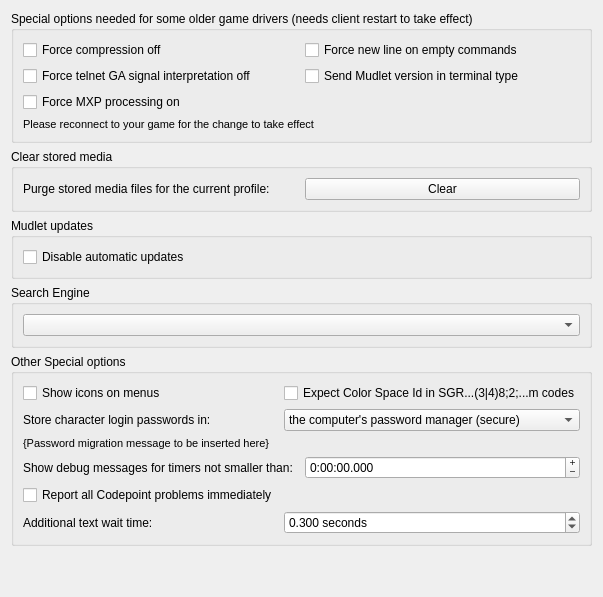
     <widget class="QWidget" name="tab_specialOptions">
      <attribute name="title">
       <string>Special Options</string>
      </attribute>
      <layout class="QVBoxLayout" name="vBoxLayout_tab_specialOptions">
       <item>
        <widget class="QGroupBox" name="groupBox_specialOptions">
         <property name="title">
          <string>Special options needed for some older game drivers (needs client restart to take effect)</string>
         </property>
         <layout class="QGridLayout" name="gridLayout_groupBox_specialOptions">
          <item row="0" column="0">
           <widget class="QCheckBox" name="mFORCE_MCCP_OFF">
            <property name="text">
             <string>Force compression off</string>
            </property>
           </widget>
          </item>
          <item row="0" column="1">
           <widget class="QCheckBox" name="checkBox_mUSE_FORCE_LF_AFTER_PROMPT">
            <property name="toolTip">
             <string>&lt;p&gt;This option adds a line line break &lt;LF&gt; or &quot;
&quot; to your command input on empty commands. This option will rarely be necessary.&lt;/p&gt;</string>
            </property>
            <property name="text">
             <string>Force new line on empty commands</string>
            </property>
           </widget>
          </item>
          <item row="1" column="0">
           <widget class="QCheckBox" name="mFORCE_GA_OFF">
            <property name="text">
             <string>Force telnet GA signal interpretation off</string>
            </property>
           </widget>
          </item>
          <item row="1" column="1">
           <widget class="QCheckBox" name="checkBox_mVersionInTTYPE">
            <property name="toolTip">
             <string>&lt;p&gt;Some servers use KaVir’s protocol snippet, which expects the client to provide both its name and a decimal version number during Telnet TTYPE negotiation. However, including a version number is not in accordance with the relevant RFCs as the period character is not permitted therein; so since 2024 Mudlet has stopped sending it by default. As a result, servers that rely on this information may assume Mudlet is version 1.0 or earlier, and consequently restrict color support to 16 colors instead of enabling 256-color mode.&lt;/p&gt;</string>
            </property>
            <property name="text">
             <string>Send Mudlet version in terminal type</string>
            </property>
           </widget>
          </item>
          <item row="2" column="0">
           <widget class="QCheckBox" name="checkBox_mForceMXPProcessorOn">
            <property name="toolTip">
             <string>&lt;p&gt;Some servers do not negotiate Mud eXtension Protocol (MXP). When checked, this preference forces the MXP processor to be enabled. Note: To disable MXP entirely, leave this unchecked and also uncheck MXP in Choose protocols section of the General tab in Settings.&lt;/p&gt;</string>
            </property>
            <property name="text">
             <string>Force MXP processing on</string>
            </property>
           </widget>
          </item>
          <item row="3" column="0" colspan="2">
           <widget class="QLabel" name="need_reconnect_for_specialoption">
            <property name="enabled">
             <bool>true</bool>
            </property>
            <property name="font">
             <font>
              <pointsize>8</pointsize>
             </font>
            </property>
            <property name="mouseTracking">
             <bool>false</bool>
            </property>
            <property name="text">
             <string>Please reconnect to your game for the change to take effect</string>
            </property>
            <property name="textFormat">
             <enum>Qt::TextFormat::AutoText</enum>
            </property>
            <property name="wordWrap">
             <bool>true</bool>
            </property>
           </widget>
          </item>
         </layout>
        </widget>
       </item>
       <item>
        <widget class="QGroupBox" name="groupBox_purgeMediaCache">
         <property name="title">
          <string>Clear stored media</string>
         </property>
         <layout class="QHBoxLayout" name="hBoxLayout_groupBox_purgeMediaCache">
          <item>
           <widget class="QLabel" name="label_purgeMediaCache">
            <property name="toolTip">
             <string>&lt;p&gt;Media files used with Mudlet's Lua API, Mud Client Media Protocol (MCMP), and Mud Sound Protocol (MSP) are cached with the game profile. You can press this button to clear the media cache. For many games the media will get downloaded again upon demand.&lt;/p&gt;</string>
            </property>
            <property name="text">
             <string>Purge stored media files for the current profile:</string>
            </property>
            <property name="buddy">
             <cstring>buttonPurgeMediaCache</cstring>
            </property>
           </widget>
          </item>
          <item>
           <widget class="QPushButton" name="buttonPurgeMediaCache">
            <property name="toolTip">
             <string>&lt;p&gt;Media files used with Mudlet's Lua API, Mud Client Media Protocol (MCMP), and Mud Sound Protocol (MSP) are cached with the game profile. You can press this button to clear the media cache. For many games the media will get downloaded again upon demand.&lt;/p&gt;</string>
            </property>
            <property name="text">
             <string>Clear</string>
            </property>
           </widget>
          </item>
         </layout>
        </widget>
       </item>
       <item>
        <widget class="QGroupBox" name="groupBox_updates">
         <property name="title">
          <string>Mudlet updates</string>
         </property>
         <layout class="QVBoxLayout" name="vBoxLayout_groupBox_updates">
          <item>
           <widget class="QCheckBox" name="checkbox_noAutomaticUpdates">
            <property name="text">
             <string>Disable automatic updates</string>
            </property>
           </widget>
          </item>
         </layout>
        </widget>
       </item>
       <item>
        <widget class="QGroupBox" name="groupbox_searchEngineSelection">
         <property name="title">
          <string>Search Engine</string>
         </property>
         <layout class="QVBoxLayout" name="verticalLayout_searchEngineSelection">
          <item>
           <widget class="QComboBox" name="search_engine_combobox"/>
          </item>
         </layout>
        </widget>
       </item>
       <item>
        <widget class="QGroupBox" name="groupBox_debug">
         <property name="title">
          <string>Other Special options</string>
         </property>
         <layout class="QGridLayout" name="gridLayout_groupBox_debug">
          <item row="0" column="0">
           <widget class="QCheckBox" name="checkBox_showIconsOnMenus">
            <property name="text">
             <string>Show icons on menus</string>
            </property>
            <property name="checkable">
             <bool>true</bool>
            </property>
            <property name="checked">
             <bool>false</bool>
            </property>
            <property name="tristate">
             <bool>true</bool>
            </property>
           </widget>
          </item>
          <item row="0" column="1">
           <widget class="QCheckBox" name="checkBox_expectCSpaceIdInColonLessMColorCode">
            <property name="toolTip">
             <string>&lt;p&gt;Some MUDs use a flawed interpretation of the ANSI Set Graphics Rendition (&lt;b&gt;SGR&lt;/b&gt;) code sequences for 16M color mode which only uses semi-colons and not colons to separate parameter elements i.e. instead of using a code in the form: &lt;br&gt;&lt;tt&gt;\e[&lt;/tt&gt;...&lt;tt&gt;38:2:&lt;/tt&gt;&amp;lt;Color Space Id&amp;gt;&lt;tt&gt;:&lt;/tt&gt;&amp;lt;Red&amp;gt;&lt;tt&gt;:&lt;/tt&gt;&amp;lt;Green&amp;gt;&lt;tt&gt;:&lt;/tt&gt;&amp;lt;Blue&amp;gt;&lt;tt&gt;:&lt;/tt&gt;&amp;lt;Unused&amp;gt;&lt;tt&gt;:&lt;/tt&gt;&amp;lt;Tolerance&amp;gt;&lt;tt&gt;:&lt;/tt&gt;&amp;lt;Tolerance Color Space (0=CIELUV; 1=CIELAB)&amp;gt;&lt;tt&gt;;&lt;/tt&gt;...&lt;tt&gt;m&lt;/tt&gt;&lt;br&gt;where the &lt;i&gt;Color Space Id&lt;/i&gt; is expected to be an empty string to specify the usual (default) case and all of the &lt;i&gt;Parameter Elements&lt;/i&gt; (the &quot;2&quot; and the values in the &lt;tt&gt;&amp;lt;...&amp;gt;&lt;/tt&gt;s) may, technically, be omitted; they use: &lt;br&gt;&lt;tt&gt;\e[&lt;/tt&gt;...&lt;tt&gt;38;2;&lt;/tt&gt;&amp;lt;Red&amp;gt;&lt;tt&gt;;&lt;/tt&gt;&amp;lt;Green&amp;gt;&lt;tt&gt;;&lt;/tt&gt;&amp;lt;Blue&amp;gt;&lt;tt&gt;;&lt;/tt&gt;...&lt;tt&gt;m&lt;/tt&gt;&lt;br&gt;or: &lt;br&gt;&lt;tt&gt;\e[&lt;/tt&gt;...&lt;tt&gt;38;2;&lt;/tt&gt;&amp;lt;Color Space Id&amp;gt;&lt;tt&gt;;&lt;/tt&gt;&amp;lt;Red&amp;gt;&lt;tt&gt;;&lt;/tt&gt;&amp;lt;Green&amp;gt;&lt;tt&gt;;&lt;/tt&gt;&amp;lt;Blue&amp;gt;&lt;tt&gt;;&lt;/tt&gt;...&lt;tt&gt;m&lt;/tt&gt; .&lt;/p&gt;&lt;p&gt;It is not possible to reliably detect the difference between these two so checking this option causes Mudlet to expect the last one with the additional (but empty!) parameter.&lt;/p&gt;</string>
            </property>
            <property name="text">
             <string>Expect Color Space Id in SGR...(3|4)8;2;...m codes</string>
            </property>
           </widget>
          </item>
          <item row="1" column="0">
           <widget class="QLabel" name="label_store_passwords_in">
            <property name="text">
             <string>Store character login passwords in:</string>
            </property>
            <property name="buddy">
             <cstring>comboBox_store_passwords_in</cstring>
            </property>
           </widget>
          </item>
          <item row="1" column="1">
           <widget class="QComboBox" name="comboBox_store_passwords_in">
            <item>
             <property name="text">
              <string>the computer's password manager (secure)</string>
             </property>
            </item>
            <item>
             <property name="text">
              <string>plaintext with the profile (portable)</string>
             </property>
            </item>
           </widget>
          </item>
          <item row="2" column="0" colspan="2">
           <widget class="QLabel" name="label_password_migration_notification">
            <property name="font">
             <font>
              <pointsize>8</pointsize>
             </font>
            </property>
            <property name="text">
             <string notr="true" extracomment="This text does not need to be translated as it is overwritten when used by the associated C++ class dlgProfilePreferences">{Password migration message to be inserted here}</string>
            </property>
           </widget>
          </item>
          <item row="3" column="0" colspan="2">
           <widget class="QWidget" name="widget_timerDebugOutputMinimumInterval" native="true">
            <layout class="QHBoxLayout" name="horizontalLayout_timerDebugOutputMinimumInterval" stretch="0,1">
             <property name="leftMargin">
              <number>0</number>
             </property>
             <property name="topMargin">
              <number>0</number>
             </property>
             <property name="rightMargin">
              <number>0</number>
             </property>
             <property name="bottomMargin">
              <number>0</number>
             </property>
             <item>
              <widget class="QLabel" name="label_timerDebugOutputMinimumInterval">
               <property name="sizePolicy">
                <sizepolicy hsizetype="Preferred" vsizetype="Preferred">
                 <horstretch>1</horstretch>
                 <verstretch>0</verstretch>
                </sizepolicy>
               </property>
               <property name="toolTip">
                <string comment="The term in '...' refer to a Mudlet specific thing and ought to match the corresponding translation elsewhere.">&lt;p&gt;Show 'LUA OK' messages for Timers with the specified minimum interval (h:mm:ss.zzz), the minimum value (the default) shows all such messages but can render the &lt;i&gt;Central Debug Console&lt;/i&gt; useless if there is a very small interval timer running.&lt;/p&gt;</string>
               </property>
               <property name="text">
                <string>Show debug messages for timers not smaller than:</string>
               </property>
               <property name="buddy">
                <cstring>timeEdit_timerDebugOutputMinimumInterval</cstring>
               </property>
              </widget>
             </item>
             <item>
              <widget class="QTimeEdit" name="timeEdit_timerDebugOutputMinimumInterval">
               <property name="sizePolicy">
                <sizepolicy hsizetype="MinimumExpanding" vsizetype="Fixed">
                 <horstretch>0</horstretch>
                 <verstretch>0</verstretch>
                </sizepolicy>
               </property>
               <property name="wrapping">
                <bool>true</bool>
               </property>
               <property name="alignment">
                <set>Qt::AlignmentFlag::AlignLeading|Qt::AlignmentFlag::AlignLeft|Qt::AlignmentFlag::AlignVCenter</set>
               </property>
               <property name="buttonSymbols">
                <enum>QAbstractSpinBox::ButtonSymbols::PlusMinus</enum>
               </property>
               <property name="accelerated">
                <bool>true</bool>
               </property>
               <property name="showGroupSeparator" stdset="0">
                <bool>true</bool>
               </property>
               <property name="currentSection">
                <enum>QDateTimeEdit::Section::HourSection</enum>
               </property>
               <property name="displayFormat">
                <string comment="Used to set a time interval only">h:mm:ss.zzz</string>
               </property>
              </widget>
             </item>
            </layout>
           </widget>
          </item>
          <item row="4" column="0">
           <widget class="QCheckBox" name="checkBox_debugShowAllCodepointProblems">
            <property name="toolTip">
             <string>&lt;p&gt;If checked this will cause all problem Unicode codepoints to be reported in the debug output as they occur; if cleared then each different one will only be reported once and summarized in as a table when the console in which they occurred is finally destroyed (when the profile is closed).&lt;/p&gt;</string>
            </property>
            <property name="text">
             <string>Report all Codepoint problems immediately</string>
            </property>
           </widget>
          </item>
          <item row="5" column="0">
           <widget class="QLabel" name="label_networkPacketTimeout">
            <property name="text">
             <string>Additional text wait time:</string>
            </property>
            <property name="buddy">
             <cstring>doubleSpinBox_networkPacketTimeout</cstring>
            </property>
           </widget>
          </item>
          <item row="5" column="1">
           <widget class="QDoubleSpinBox" name="doubleSpinBox_networkPacketTimeout">
            <property name="toolTip">
             <string>&lt;p&gt;&lt;i&gt;Go-Ahead&lt;/i&gt; (&lt;tt&gt;GA&lt;/tt&gt;) and &lt;i&gt;End-of-record&lt;/i&gt; (&lt;tt&gt;EOR&lt;/tt&gt;) signalling tells Mudlet when the game server is done sending text. On games that do not provide &lt;tt&gt;GA&lt;/tt&gt; or &lt;tt&gt;EOR&lt;/tt&gt;, this option controls how long Mudlet will wait for more text to arrive. Greater values will help reduce the risk that Mudlet will split a large piece of text (with unintended line-breaks in the middle) which can stop some triggers from working. Lesser values increases the risk of text getting broken up, but may make the game feel more responsive.&lt;/p&gt;&lt;p&gt;&lt;i&gt;The default value, which was what Mudlet used before this control was added, is 0.300 Seconds.&lt;/i&gt;&lt;/p&gt;</string>
            </property>
            <property name="suffix">
             <string extracomment="For most locales a space should be included so that the text is separated from the number!"> seconds</string>
            </property>
            <property name="decimals">
             <number>3</number>
            </property>
            <property name="minimum">
             <double>0.010000000000000</double>
            </property>
            <property name="maximum">
             <double>0.500000000000000</double>
            </property>
            <property name="singleStep">
             <double>0.010000000000000</double>
            </property>
            <property name="value">
             <double>0.300000000000000</double>
            </property>
           </widget>
          </item>
         </layout>
        </widget>
       </item>
       <item>
        <spacer name="verticalSpacer_specialOptions">
         <property name="orientation">
          <enum>Qt::Orientation::Vertical</enum>
         </property>
         <property name="sizeHint" stdset="0">
          <size>
           <width>20</width>
           <height>40</height>
          </size>
         </property>
        </spacer>
       </item>
      </layout>
     </widget>
